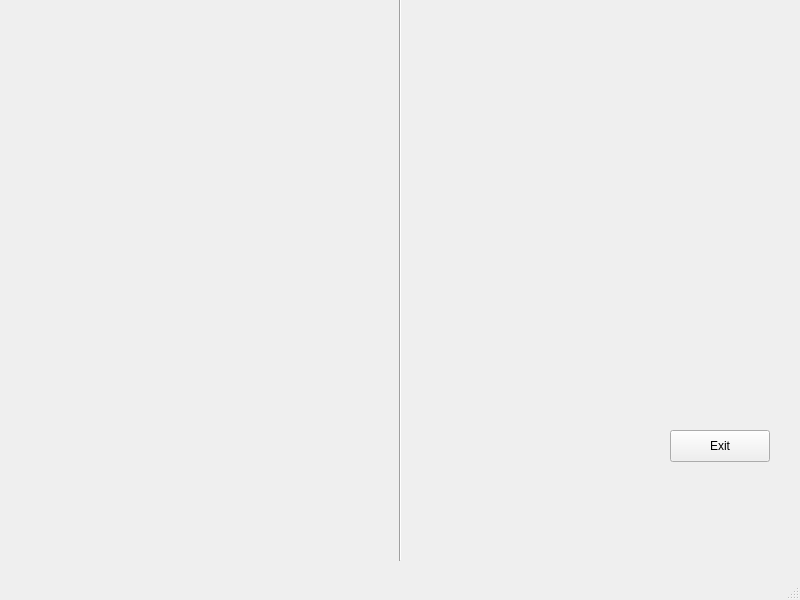
<?xml version="1.0" encoding="UTF-8"?>
<ui version="4.0">
 <class>MainWindow</class>
 <widget class="QMainWindow" name="MainWindow">
  <property name="geometry">
   <rect>
    <x>0</x>
    <y>0</y>
    <width>800</width>
    <height>600</height>
   </rect>
  </property>
  <property name="windowTitle">
   <string>MainWindow</string>
  </property>
  <widget class="QWidget" name="centralwidget">
   <widget class="QPushButton" name="pushButton">
    <property name="geometry">
     <rect>
      <x>670</x>
      <y>430</y>
      <width>100</width>
      <height>32</height>
     </rect>
    </property>
    <property name="text">
     <string>Exit</string>
    </property>
   </widget>
   <widget class="Line" name="line">
    <property name="geometry">
     <rect>
      <x>290</x>
      <y>-30</y>
      <width>221</width>
      <height>591</height>
     </rect>
    </property>
    <property name="orientation">
     <enum>Qt::Orientation::Vertical</enum>
    </property>
   </widget>
  </widget>
  <widget class="QMenuBar" name="menubar">
   <property name="geometry">
    <rect>
     <x>0</x>
     <y>0</y>
     <width>800</width>
     <height>24</height>
    </rect>
   </property>
  </widget>
  <widget class="QStatusBar" name="statusBar">
   <property name="mouseTracking">
    <bool>true</bool>
   </property>
  </widget>
 </widget>
 <resources/>
 <connections>
  <connection>
   <sender>pushButton</sender>
   <signal>clicked()</signal>
   <receiver>MainWindow</receiver>
   <slot>close()</slot>
   <hints>
    <hint type="sourcelabel">
     <x>726</x>
     <y>552</y>
    </hint>
    <hint type="destinationlabel">
     <x>724</x>
     <y>495</y>
    </hint>
   </hints>
  </connection>
 </connections>
</ui>
